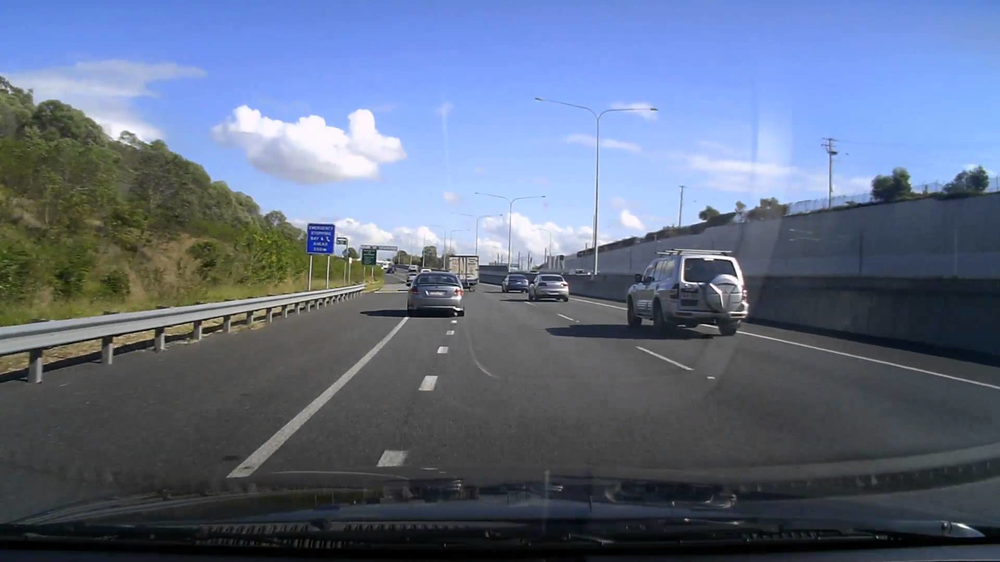
#> input picture image.png, 1000 x 562 px, shrunk from 1920 x 1080 before the run
$ python -i helpers.py   (imports and definitions only)
#> lines starting #> are read from the running program, lines starting #| are printed output that depends on the picture; after the words box and inside, x2 and y2 are one past the last pixel; in counts of white or black regions, pixels touching at a corner belong together
#> further down, picture is the input picture: shape (562, 1000, 3); mean B, G, R 131.4, 108.2, 95.7
'''
blah
'''
import matplotlib.pyplot as plt
import matplotlib.image as mpimg
import numpy as np
import cv2
from moviepy.editor import VideoFileClip
import math
import os

# Global parameters
input_file = ""

# Gaussian smoothing
kernel_size = 3

# Canny Edge Detector
low_threshold = 50
high_threshold = 150

# Region-of-interest vertices
# We want a trapezoid shape, with bottom edge at the bottom of the image
trap_bottom_width = 0.85  # width of bottom edge of trapezoid, expressed as percentage of image width
trap_top_width = 0.07  # ditto for top edge of trapezoid
trap_height = 0.4  # height of the trapezoid expressed as percentage of image height

# Hough Transform
rho = 2  # distance resolution in pixels of the Hough grid
theta = 1 * np.pi / 180  # angular resolution in radians of the Hough grid
threshold = 15  # minimum number of votes (intersections in Hough grid cell)
min_line_length = 10  # minimum number of pixels making up a line
max_line_gap = 20  # maximum gap in pixels between connectable line segments


# Helper functions
def grayscale(img):
    """Applies the Grayscale transform
    This will return an image with only one color channel
    but NOTE: to see the returned image as grayscale
    you should call plt.imshow(gray, cmap='gray')"""
    return cv2.cvtColor(img, cv2.COLOR_BGR2GRAY)


def canny(img, low_threshold, high_threshold):
    """Applies the Canny transform"""
    return cv2.Canny(img, low_threshold, high_threshold)


def gaussian_blur(img, kernel_size):
    """Applies a Gaussian Noise kernel"""
    return cv2.GaussianBlur(img, (kernel_size, kernel_size), 0)


def region_of_interest(img, vertices):
    """
    Applies an image mask.

    Only keeps the region of the image defined by the polygon
    formed from `vertices`. The rest of the image is set to black.
    """
    # defining a blank mask to start with
    mask = np.zeros_like(img)

    # defining a 3 channel or 1 channel color to fill the mask with depending on the input image
    if len(img.shape) > 2:
        channel_count = img.shape[2]  # i.e. 3 or 4 depending on your image
        ignore_mask_color = (255,) * channel_count
    else:
        ignore_mask_color = 255

    # filling pixels inside the polygon defined by "vertices" with the fill color
    cv2.fillPoly(mask, vertices, ignore_mask_color)

    # returning the image only where mask pixels are nonzero
    masked_image = cv2.bitwise_and(img, mask)
    return masked_image


# [121 lines left out: function draw_lines, not called in this run]


def filter_colors(image):
    """
    Filter the image to include only yellow and white pixels
    """
    # Filter white pixels
    white_threshold = 200  # 130
    lower_white = np.array([white_threshold, white_threshold, white_threshold])
    upper_white = np.array([255, 255, 255])
    white_mask = cv2.inRange(image, lower_white, upper_white)
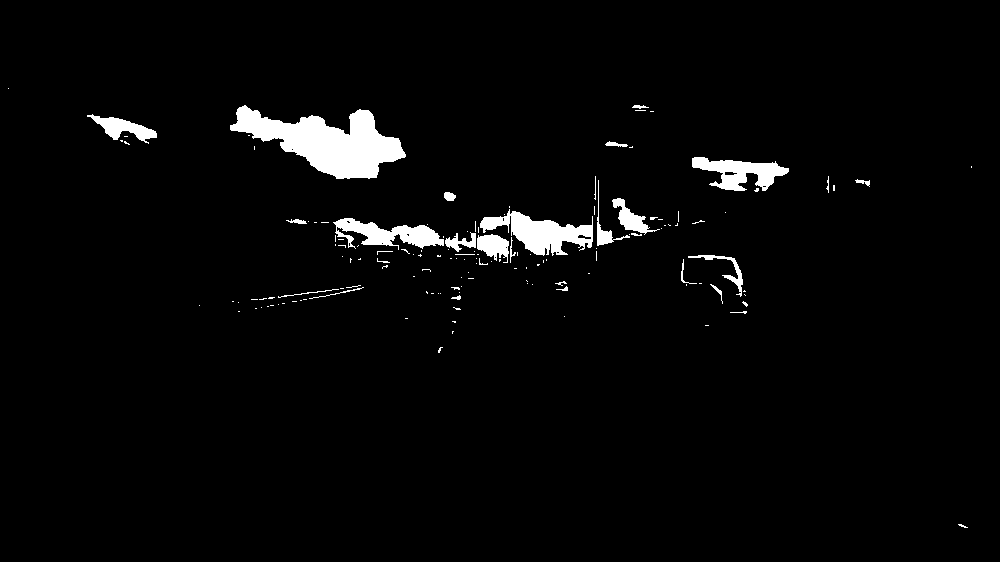
#> white_mask: shape (562, 1000); 3% white; 144 white regions (115 under 20 px), largest, box (x1, y1, x2, y2) and area: (230, 105, 406, 179) 6441, (480, 209, 593, 256) 2463, (333, 218, 444, 250) 1727
    white_image = cv2.bitwise_and(image, image, mask=white_mask)

    # Filter yellow pixels
    hsv = cv2.cvtColor(image, cv2.COLOR_BGR2HSV)
#> hsv: shape (562, 1000, 3); mean H, S, V 82.1, 67.2, 135
    lower_yellow = np.array([90, 100, 100])
    upper_yellow = np.array([110, 255, 255])
    yellow_mask = cv2.inRange(hsv, lower_yellow, upper_yellow)
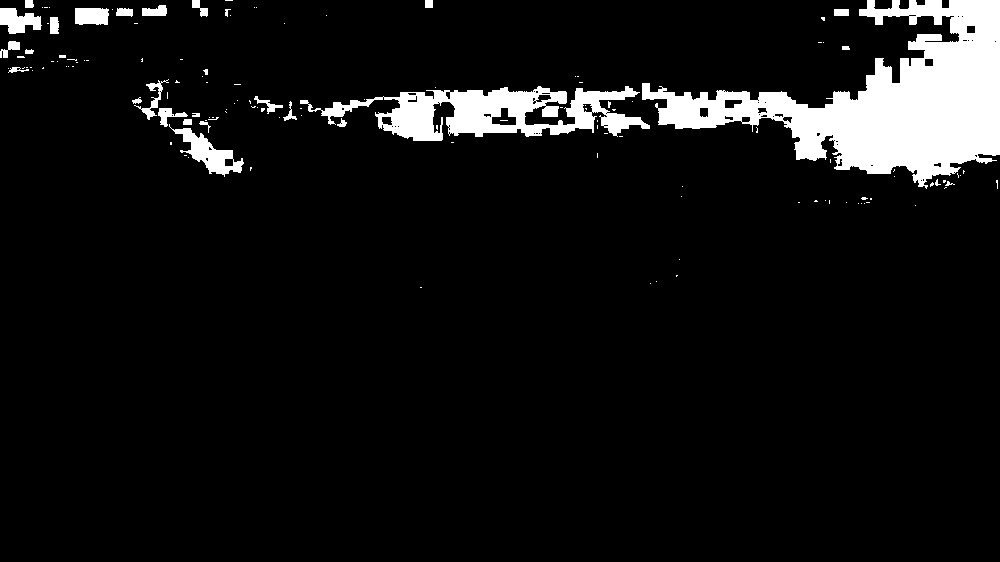
#> yellow_mask: shape (562, 1000); 7.4% white; 136 white regions (107 under 20 px), largest, box (x1, y1, x2, y2) and area: (642, 0, 1000, 189) 27483, (300, 86, 650, 141) 8829, (169, 124, 244, 177) 1289
    yellow_image = cv2.bitwise_and(image, image, mask=yellow_mask)
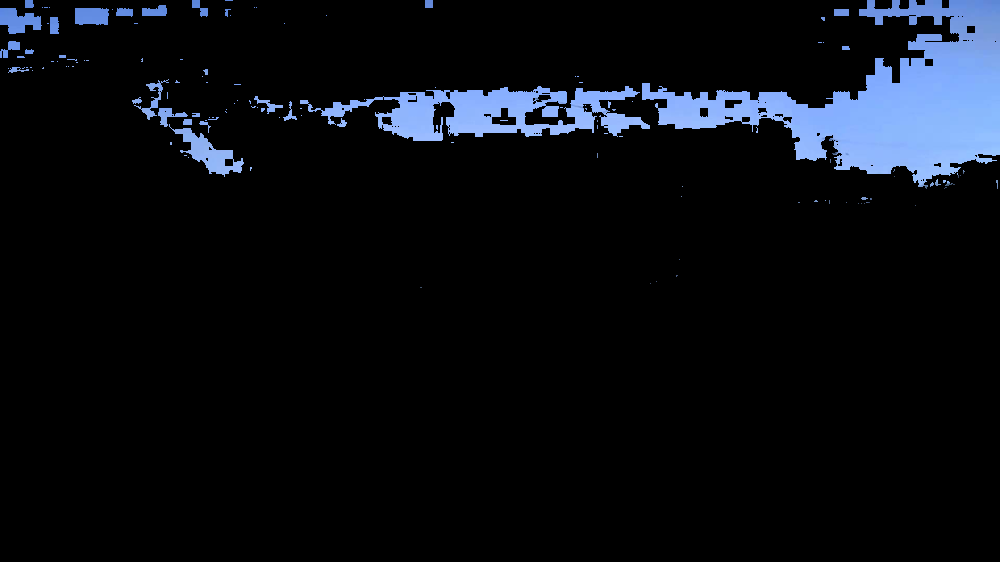
#> yellow_image: shape (562, 1000, 3); mean B, G, R 18.3, 12.9, 10

    # Combine the two above images
    image2 = cv2.addWeighted(white_image, 1., yellow_image, 1., 0.)
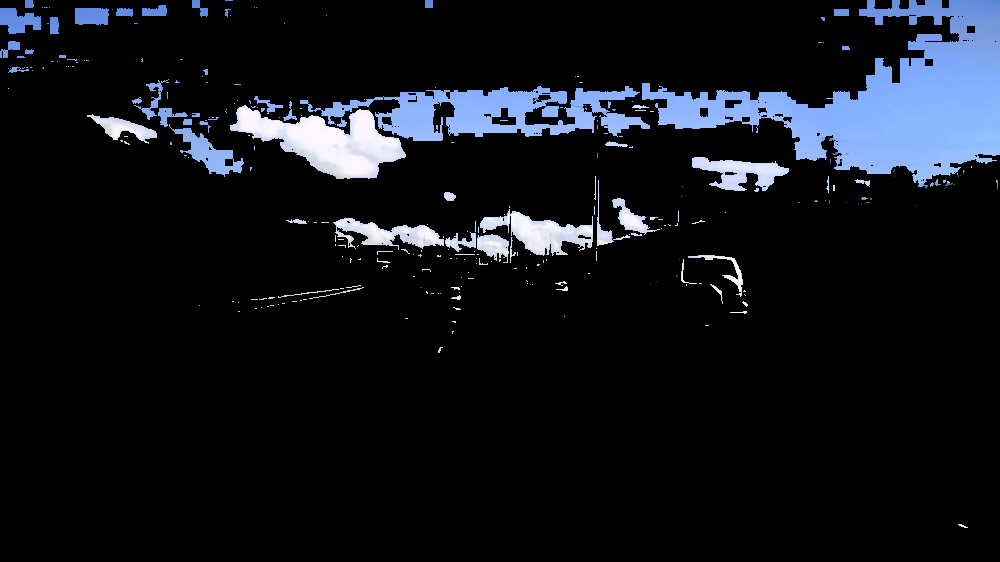
#> image2: shape (562, 1000, 3); mean B, G, R 25.6, 19.7, 16.7

    return image2


def annotate_image_array(image_in):
    """ Given an image Numpy array, return the annotated image as a Numpy array """
    # Only keep white and yellow pixels in the image, all other pixels become black
    image = filter_colors(image_in)

    # Read in and grayscale the image
    gray = grayscale(image)

    # Apply Gaussian smoothing
    blur_gray = gaussian_blur(gray, kernel_size)

    # Apply Canny Edge Detector
    edges = canny(blur_gray, low_threshold, high_threshold)
#> in canny, `return cv2.Canny(img, low_threshold, high_threshold)`:
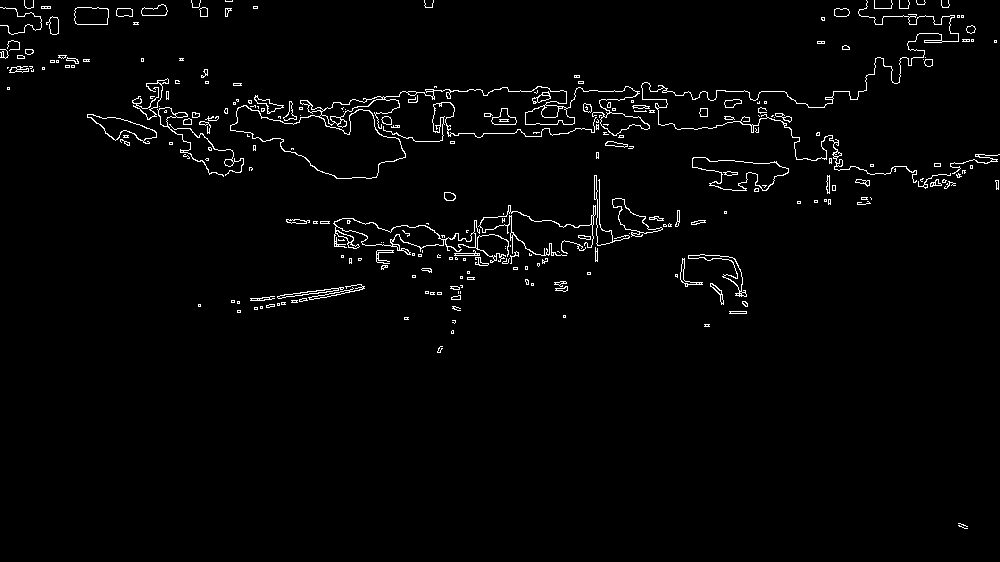
#> returned value: shape (562, 1000); 2.1% white in thin lines or dots

    # Create masked edges using trapezoid-shaped region-of-interest
    imshape = image.shape
#> imshape = (562, 1000, 3)
    vertices = np.array([[ \
        ((imshape[1] * (1 - trap_bottom_width)) // 2, imshape[0]), \
        ((imshape[1] * (1 - trap_top_width)) // 2, imshape[0] - imshape[0] * trap_height), \
        (imshape[1] - (imshape[1] * (1 - trap_top_width)) // 2, imshape[0] - imshape[0] * trap_height), \
        (imshape[1] - (imshape[1] * (1 - trap_bottom_width)) // 2, imshape[0])]] \
        , dtype=np.int32)
    masked_edges = region_of_interest(edges, vertices)
#> in region_of_interest, `cv2.fillPoly(mask, vertices, ignore_mask_color)`:
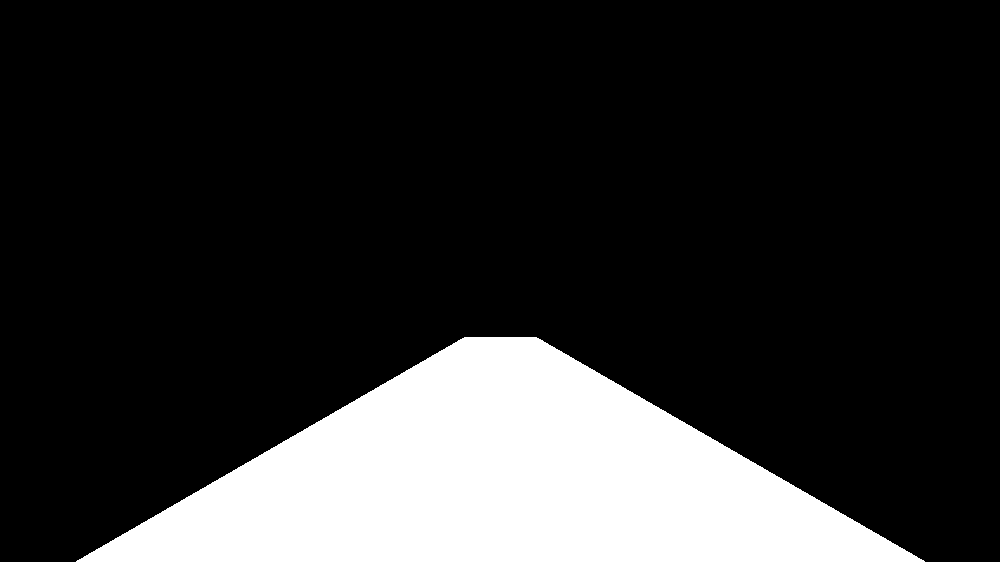
#> mask: shape (562, 1000); 18.5% white; 1 white region, box (x1, y1, x2, y2) and area: (76, 337, 925, 562) 103889
#> in region_of_interest, `masked_image = cv2.bitwise_and(img, mask)`:
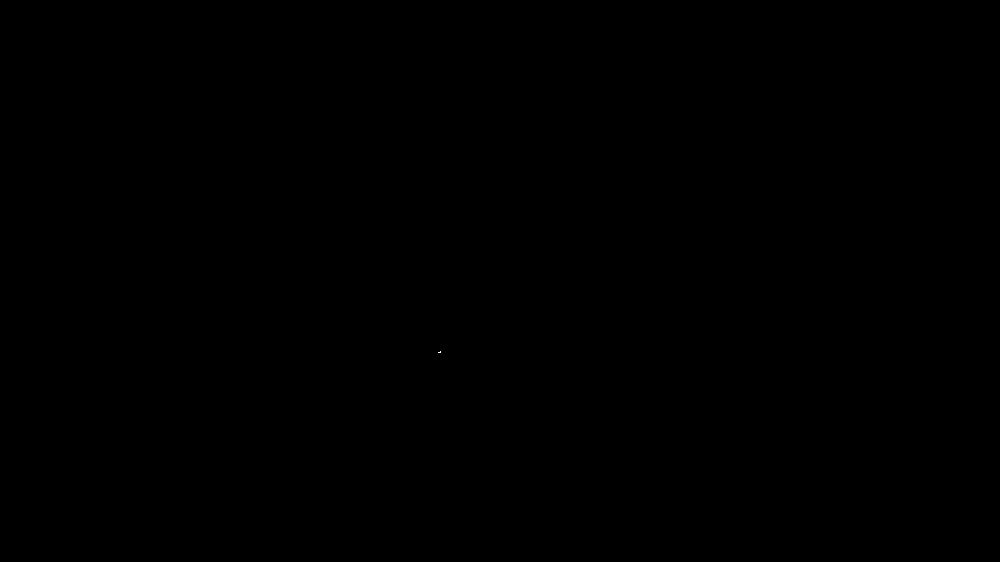
#> masked_image: shape (562, 1000); 0% white in thin lines or dots, all inside (x1, y1, x2, y2) = (438, 351, 441, 353)

    # Run Hough on edge detected image
    # line_image = hough_lines(masked_edges, rho, theta, threshold, min_line_length, max_line_gap)

    # Draw lane lines on the original image
    #initial_image = image_in.astype('uint8')
    #annotated_image = weighted_img(line_image, initial_image)

    return 0


# [11 lines left out: functions annotate_image, annotate_video, not called in this run]

>>> import cv2
>>> picture = cv2.imread('image.png')
>>> result = annotate_image_array(picture)
#> result = 0
